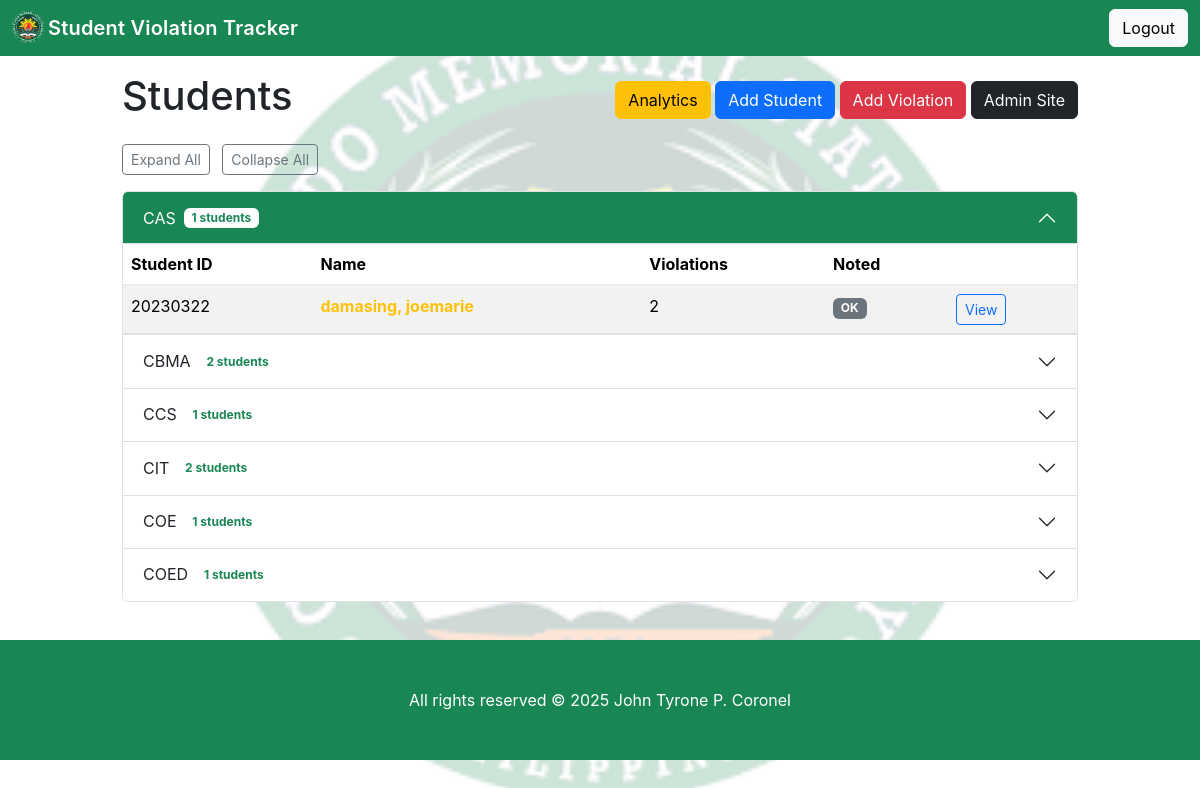
The app's page / (signed in), older data.
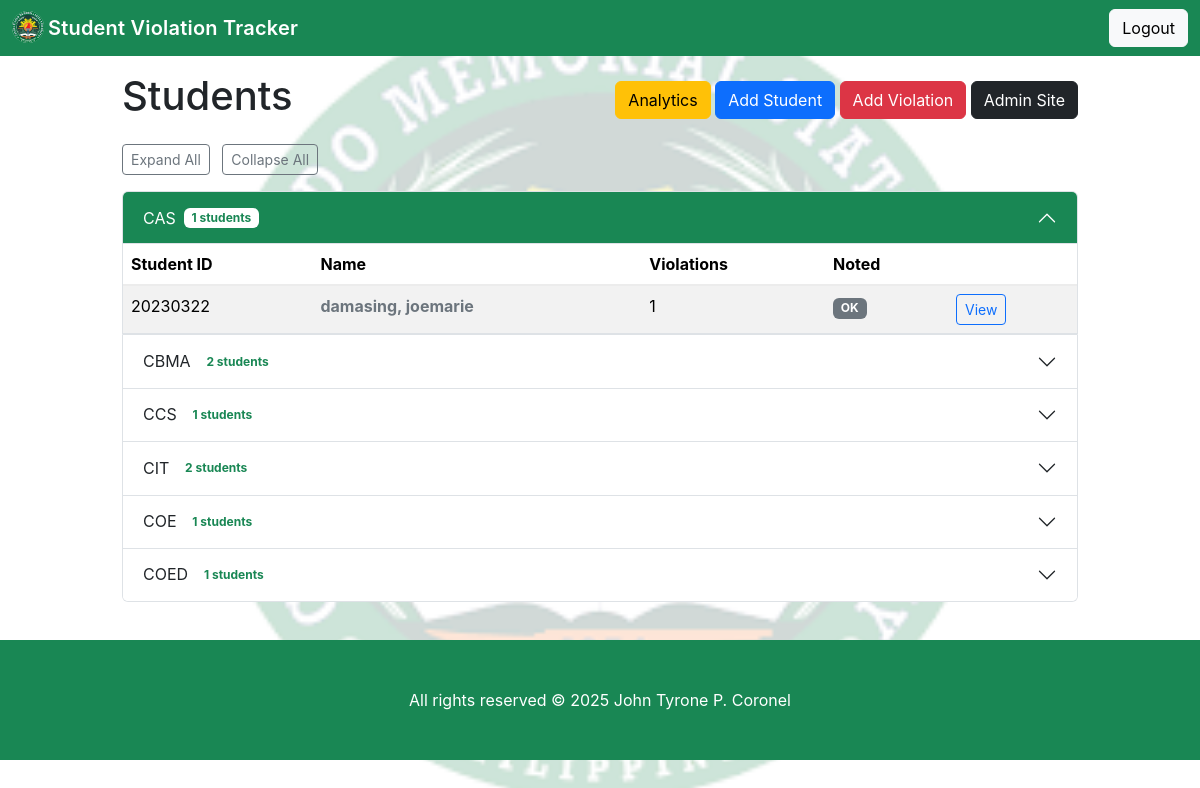
The same page, newer data.
### tracker/models.py (models this page shows, shortened)
class Student(models.Model):
    student_id = models.CharField(
        max_length=8,
        unique=True,
        validators=[RegexValidator(regex=r'^\d{1,8}$', message="ID must be numeric and up to 8 digits.")]
    )
    first_name = models.CharField(max_length=100)
    last_name = models.CharField(max_length=100)
    course_year_section = models.CharField(max_length=150, blank=True, null=True)
    college = models.CharField(
        max_length=100,
        choices=[
            ("CAS", "College of Arts and Sciences"),
            ("CIT", "College of Industrial Technology"),
            ("COE", "College of Engineering"),
            ("CBMA", "College of Business Management and Accountancy"),
            ("CCS", "College of Computer Studies"),
            ("COED", "College of Education"),
        ],
        blank=True,
        null=True,
    )
    noted = models.BooleanField(default=False)
    class Meta:
        ordering = ["last_name", "first_name"]

### tracker/views.py (the view)
# urls.py: path("", views.student_list, name="student_list"),
@login_required(login_url='tracker:log')
def student_list(request):
    sort = request.GET.get("sort", "college")
    if sort == "name":
        students = Student.objects.all().order_by("last_name", "first_name")
    else:
        students = Student.objects.all().order_by("college", "last_name", "first_name")
    return render(request, "tracker/student_list.html", {"students": students})

### tracker/templates/tracker/student_list.html (shortened to what the changed rows need)
{% extends 'tracker/base.html' %}
{% block content %}
  <div class="d-flex justify-content-between align-items-center mb-3">
    <h1>Students</h1>
  </div>
  {% regroup students by college as college_list %}
  <div class="accordion" id="collegeAccordion">
    {% for college_group in college_list %}
      <div class="accordion-item">
        <h5 class="accordion-header" id="heading{{ forloop.counter }}">
          <button
            class="accordion-button {% if not forloop.first %}collapsed{% endif %}
              {% if college_group.grouper|lower == 'cas' %}college-cas
              {% elif college_group.grouper|lower == 'cbma' %}college-cbma
              {% elif college_group.grouper|lower == 'ccs' %}college-ccs
              {% elif college_group.grouper|lower == 'cit' %}college-cit
              {% elif college_group.grouper|lower == 'coe' %}college-coe
              {% elif college_group.grouper|lower == 'coed' %}college-coed
              {% else %}college-unspecified{% endif %}"
            type="button"
            data-bs-toggle="collapse"
            data-bs-target="#collapse{{ forloop.counter }}"
            aria-expanded="{% if forloop.first %}true{% else %}false{% endif %}"
            aria-controls="collapse{{ forloop.counter }}">
            {{ college_group.grouper|default:"Unspecified College"|upper }}
            <span class="badge bg-secondary ms-2">{{ college_group.list|length }} students</span>
          </button>
        </h5>
        <div id="collapse{{ forloop.counter }}"
             class="accordion-collapse collapse {% if forloop.first %}show{% endif %}"
             aria-labelledby="heading{{ forloop.counter }}"
             data-bs-parent="#collegeAccordion">
          <div class="accordion-body p-0">
            <table class="table table-striped mb-0">
              <thead>
                <tr>
                  <th>Student ID</th>
                  <th>Name</th>
                  <th>Violations</th>
                  <th>Noted</th>
                  <th></th>
                </tr>
              </thead>
              <tbody>
                {% for student in college_group.list %}
                  {% with student.violations.count as v_count %}
                  <tr>
                    <td>{{ student.student_id }}</td>
                    <td
                      {% if v_count >= 3 %}
                        class="text-danger fw-bold"
                      {% elif v_count == 2 %}
                        class="text-warning fw-bold"
                      {% elif v_count == 1 %}
                        class="text-secondary fw-bold"
                      {% endif %}
                    >
                      {{ student.last_name }}, {{ student.first_name }}
                    </td>
                    <td>{{ v_count }}</td>
                    <td>
                      {% if v_count >= 3 %}
                        <span class="badge bg-danger">Noted</span>
                      {% else %}
                        <span class="badge bg-secondary">OK</span>
                      {% endif %}
                    </td>
                    <td>
                      <a class="btn btn-sm btn-outline-primary" href="{% url 'tracker:student_detail' student.pk %}">View</a>
                    </td>
                  </tr>
                  {% endwith %}
                {% empty %}
                  <tr><td colspan="5">No students in this college.</td></tr>
                {% endfor %}
              </tbody>
            </table>
          </div>
        </div>
      </div>
    {% endfor %}
  </div>
{% endblock %}

Row changes from the older to the newer data that the page shows:
changed Student "damasing": violations.count "2" → "1"
